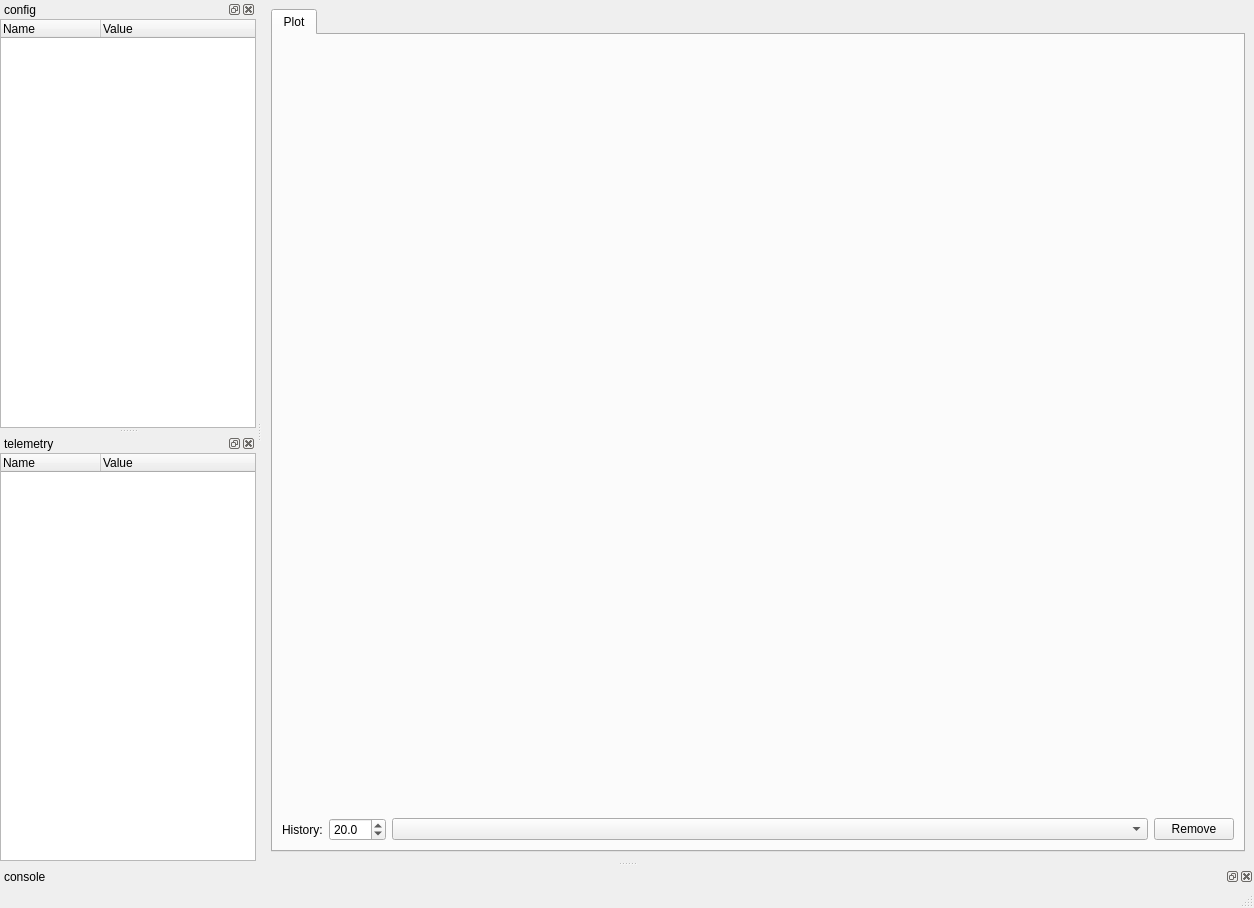
<?xml version="1.0" encoding="UTF-8"?>
<ui version="4.0">
 <class>TviewMainWindow</class>
 <widget class="QMainWindow" name="TviewMainWindow">
  <property name="geometry">
   <rect>
    <x>0</x>
    <y>0</y>
    <width>1254</width>
    <height>908</height>
   </rect>
  </property>
  <property name="windowTitle">
   <string>tview</string>
  </property>
  <property name="dockOptions">
   <set>QMainWindow::AllowTabbedDocks|QMainWindow::AnimatedDocks|QMainWindow::ForceTabbedDocks</set>
  </property>
  <widget class="QWidget" name="centralwidget">
   <layout class="QVBoxLayout" name="verticalLayout_3">
    <item>
     <widget class="QTabWidget" name="tabWidget">
      <property name="currentIndex">
       <number>0</number>
      </property>
      <widget class="QWidget" name="tab">
       <attribute name="title">
        <string>Plot</string>
       </attribute>
       <layout class="QVBoxLayout" name="verticalLayout_4">
        <item>
         <widget class="QWidget" name="plotHolderWidget" native="true">
          <property name="sizePolicy">
           <sizepolicy hsizetype="Preferred" vsizetype="Preferred">
            <horstretch>0</horstretch>
            <verstretch>1</verstretch>
           </sizepolicy>
          </property>
         </widget>
        </item>
        <item>
         <layout class="QHBoxLayout" name="horizontalLayout">
          <item>
           <widget class="QLabel" name="historyLabel">
            <property name="text">
             <string>History:</string>
            </property>
           </widget>
          </item>
          <item>
           <widget class="QDoubleSpinBox" name="historySpin">
            <property name="decimals">
             <number>1</number>
            </property>
            <property name="maximum">
             <double>500.000000000000000</double>
            </property>
            <property name="value">
             <double>20.000000000000000</double>
            </property>
           </widget>
          </item>
          <item>
           <widget class="QComboBox" name="plotItemCombo">
            <property name="sizePolicy">
             <sizepolicy hsizetype="Preferred" vsizetype="Fixed">
              <horstretch>1</horstretch>
              <verstretch>0</verstretch>
             </sizepolicy>
            </property>
           </widget>
          </item>
          <item>
           <widget class="QPushButton" name="plotItemRemoveButton">
            <property name="text">
             <string>Remove</string>
            </property>
           </widget>
          </item>
         </layout>
        </item>
       </layout>
      </widget>
     </widget>
    </item>
   </layout>
  </widget>
  <widget class="QMenuBar" name="menubar">
   <property name="geometry">
    <rect>
     <x>0</x>
     <y>0</y>
     <width>1254</width>
     <height>19</height>
    </rect>
   </property>
  </widget>
  <widget class="QStatusBar" name="statusbar"/>
  <widget class="QDockWidget" name="consoleDock">
   <property name="windowTitle">
    <string>console</string>
   </property>
   <attribute name="dockWidgetArea">
    <number>8</number>
   </attribute>
   <widget class="QWidget" name="consoleDockWidget"/>
  </widget>
  <widget class="QDockWidget" name="configDock">
   <property name="windowTitle">
    <string>config</string>
   </property>
   <attribute name="dockWidgetArea">
    <number>1</number>
   </attribute>
   <widget class="QWidget" name="configDockWidget">
    <layout class="QVBoxLayout" name="verticalLayout">
     <property name="margin">
      <number>0</number>
     </property>
     <item>
      <widget class="QTreeWidget" name="configTreeWidget">
       <property name="baseSize">
        <size>
         <width>0</width>
         <height>0</height>
        </size>
       </property>
       <property name="columnCount">
        <number>2</number>
       </property>
       <attribute name="headerVisible">
        <bool>true</bool>
       </attribute>
       <column>
        <property name="text">
         <string notr="true">Name</string>
        </property>
       </column>
       <column>
        <property name="text">
         <string notr="true">Value</string>
        </property>
       </column>
      </widget>
     </item>
    </layout>
   </widget>
  </widget>
  <widget class="QDockWidget" name="telemetryDock">
   <property name="baseSize">
    <size>
     <width>0</width>
     <height>0</height>
    </size>
   </property>
   <property name="windowTitle">
    <string>telemetry</string>
   </property>
   <attribute name="dockWidgetArea">
    <number>1</number>
   </attribute>
   <widget class="QWidget" name="telemetryDockWidget">
    <layout class="QVBoxLayout" name="verticalLayout_2">
     <property name="margin">
      <number>0</number>
     </property>
     <item>
      <widget class="QTreeWidget" name="telemetryTreeWidget">
       <property name="baseSize">
        <size>
         <width>0</width>
         <height>0</height>
        </size>
       </property>
       <property name="columnCount">
        <number>2</number>
       </property>
       <attribute name="headerVisible">
        <bool>true</bool>
       </attribute>
       <column>
        <property name="text">
         <string notr="true">Name</string>
        </property>
       </column>
       <column>
        <property name="text">
         <string notr="true">Value</string>
        </property>
       </column>
      </widget>
     </item>
    </layout>
   </widget>
  </widget>
 </widget>
 <resources/>
 <connections/>
</ui>
